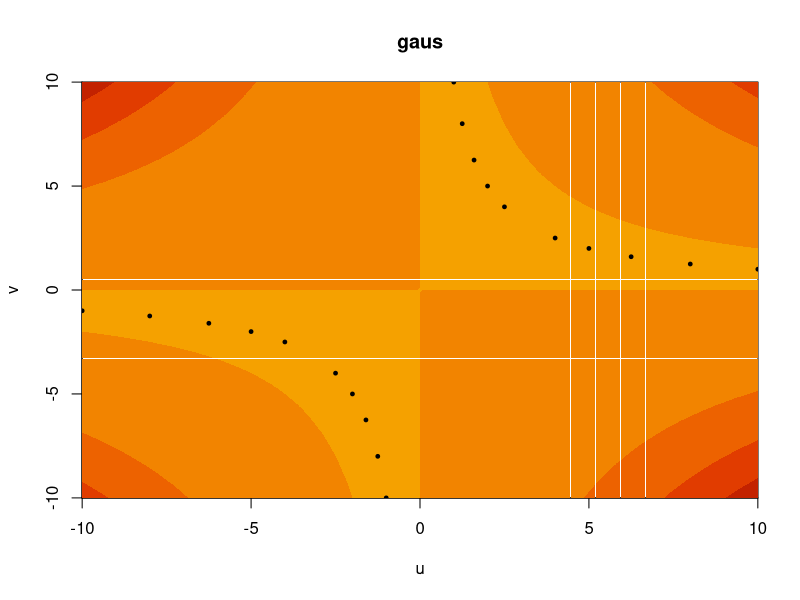
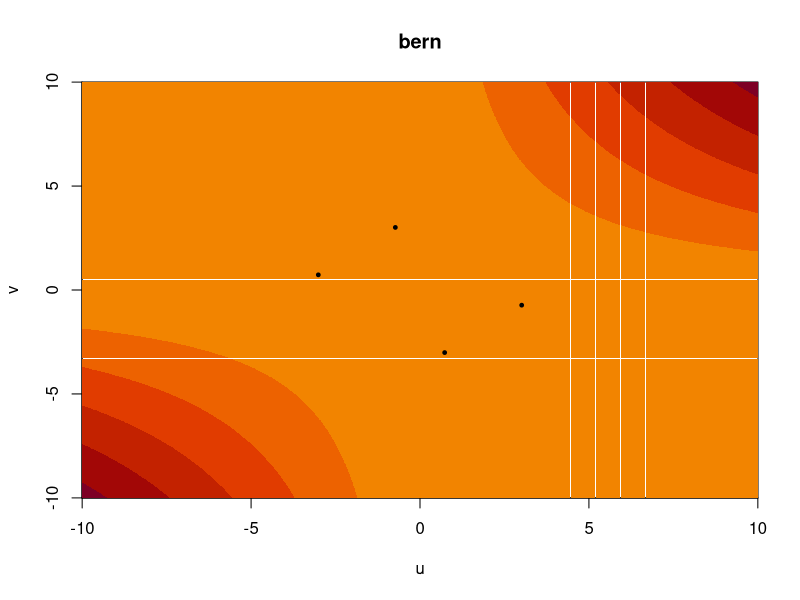
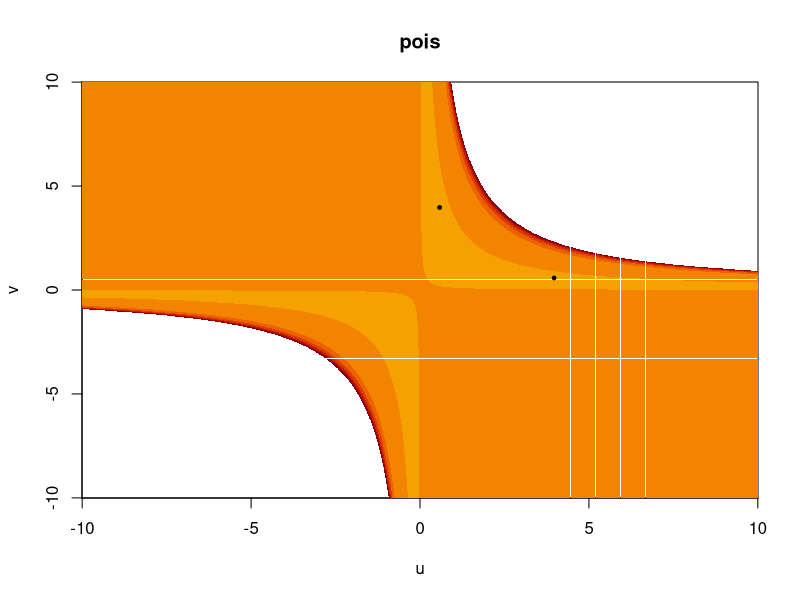

R code for these plots, in order:
u <- seq(-10, 10, 0.01)
v <- seq(-10, 10, 0.01)

post_surface <- 
  function(u, v, y = 2500, 
           lambda = 1, eps = 1, 
           family= "gaus", n = 100,
           plot_type = "persp",
           ...)
  {
    # prior
    log_prior <- outer(u^2, v^2, "+")
    
    # likelihood
    theta <- 
      u %*% t(v) + 
      eps * matrix(rnorm(length(u) * length(v)), 
                   nrow = length(u), ncol = length(v))
    if (family == "gaus") {
      A = theta^2/2
    } else if (family == "pois"){
      A = exp(theta)
    } else if (family == "bern"){
      A = n * log(1 + exp(theta))
    } else if (family == "null"){
      A = 0
    }
    
    log_likhd <- - y * theta + A
    
    # posterior
    log_post <- log_likhd + lambda * log_prior
    
    #image(log_post, col = heat.colors(20))
    if (plot_type == "persp"){
      persp(u, v, log_post, ticktype = "detailed", ...)
    } else if (plot_type == "image"){
      image(u, v, log_post, ...)
      min_id <- which(log_post == min(log_post), arr.ind = TRUE)
      points(matrix(u[min_id], ncol = 2), pch = 19, cex = 0.5)
    }
    
    log_post
  }

log_post <- 
  post_surface(u, v, y = 10, lambda = 0, eps = 0, 
               family= "gaus", 
               plot_type = "image", zlim = c(-10000, 10000), 
               main = "gaus")
               #phi = 30, theta = 15, zlim = c(-1000, 1000), main = "gaus")

log_post <- 
  post_surface(u, v, y = 10, lambda = 0, eps = 0, 
               family= "bern", n = 100,
               plot_type = "image", zlim = c(-10000, 10000), 
               main = "bern")

log_post <- 
  post_surface(u, v, y = 10, lambda = 0, eps = 0, 
               family= "pois", 
               plot_type = "image", zlim = c(-10000, 10000), 
               main = "pois")
